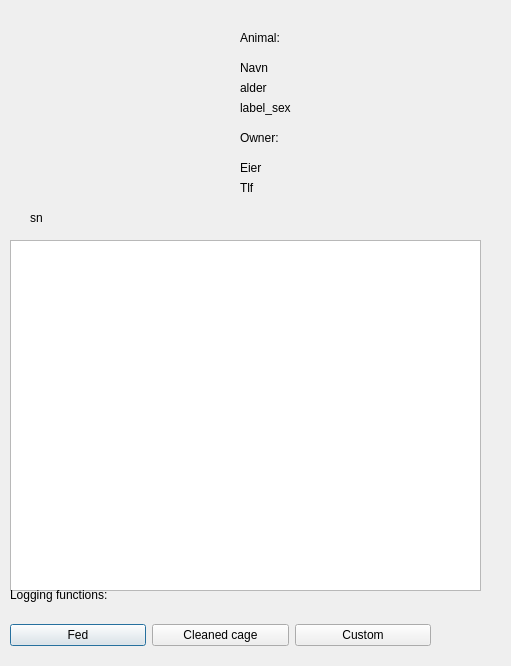
<?xml version="1.0" encoding="UTF-8"?>
<ui version="4.0">
 <class>AnimalProfilWindow</class>
 <widget class="QDialog" name="AnimalProfilWindow">
  <property name="geometry">
   <rect>
    <x>0</x>
    <y>0</y>
    <width>511</width>
    <height>666</height>
   </rect>
  </property>
  <property name="windowTitle">
   <string>Dialog</string>
  </property>
  <widget class="QLabel" name="labelImg">
   <property name="geometry">
    <rect>
     <x>30</x>
     <y>30</y>
     <width>181</width>
     <height>171</height>
    </rect>
   </property>
   <property name="text">
    <string/>
   </property>
  </widget>
  <widget class="QLabel" name="label_name">
   <property name="geometry">
    <rect>
     <x>240</x>
     <y>60</y>
     <width>211</width>
     <height>16</height>
    </rect>
   </property>
   <property name="text">
    <string>Navn</string>
   </property>
  </widget>
  <widget class="QLabel" name="label_age">
   <property name="geometry">
    <rect>
     <x>240</x>
     <y>80</y>
     <width>201</width>
     <height>16</height>
    </rect>
   </property>
   <property name="text">
    <string>alder</string>
   </property>
  </widget>
  <widget class="QLabel" name="label_owner">
   <property name="geometry">
    <rect>
     <x>240</x>
     <y>160</y>
     <width>211</width>
     <height>16</height>
    </rect>
   </property>
   <property name="text">
    <string>Eier</string>
   </property>
  </widget>
  <widget class="QLabel" name="labe_tlf">
   <property name="geometry">
    <rect>
     <x>240</x>
     <y>180</y>
     <width>55</width>
     <height>16</height>
    </rect>
   </property>
   <property name="text">
    <string>Tlf</string>
   </property>
  </widget>
  <widget class="QLabel" name="label">
   <property name="geometry">
    <rect>
     <x>240</x>
     <y>30</y>
     <width>55</width>
     <height>16</height>
    </rect>
   </property>
   <property name="text">
    <string>Animal:</string>
   </property>
  </widget>
  <widget class="QLabel" name="label_2">
   <property name="geometry">
    <rect>
     <x>240</x>
     <y>130</y>
     <width>55</width>
     <height>16</height>
    </rect>
   </property>
   <property name="text">
    <string>Owner:</string>
   </property>
  </widget>
  <widget class="QTableView" name="tableView_log">
   <property name="geometry">
    <rect>
     <x>10</x>
     <y>240</y>
     <width>471</width>
     <height>351</height>
    </rect>
   </property>
   <property name="autoScrollMargin">
    <number>0</number>
   </property>
   <property name="showGrid">
    <bool>false</bool>
   </property>
   <property name="cornerButtonEnabled">
    <bool>true</bool>
   </property>
   <attribute name="horizontalHeaderCascadingSectionResizes">
    <bool>true</bool>
   </attribute>
   <attribute name="horizontalHeaderDefaultSectionSize">
    <number>180</number>
   </attribute>
   <attribute name="horizontalHeaderStretchLastSection">
    <bool>true</bool>
   </attribute>
  </widget>
  <widget class="QWidget" name="horizontalLayoutWidget">
   <property name="geometry">
    <rect>
     <x>10</x>
     <y>610</y>
     <width>421</width>
     <height>51</height>
    </rect>
   </property>
   <layout class="QHBoxLayout" name="horizontalLayout">
    <item>
     <widget class="QPushButton" name="btnLogFood">
      <property name="text">
       <string>Fed</string>
      </property>
     </widget>
    </item>
    <item>
     <widget class="QPushButton" name="btnLogClean">
      <property name="text">
       <string>Cleaned cage</string>
      </property>
     </widget>
    </item>
    <item>
     <widget class="QPushButton" name="btnLogCustom">
      <property name="text">
       <string>Custom</string>
      </property>
     </widget>
    </item>
   </layout>
  </widget>
  <widget class="QLabel" name="label_3">
   <property name="geometry">
    <rect>
     <x>10</x>
     <y>570</y>
     <width>112</width>
     <height>49</height>
    </rect>
   </property>
   <property name="text">
    <string>Logging functions: </string>
   </property>
  </widget>
  <widget class="QLabel" name="label_sex">
   <property name="geometry">
    <rect>
     <x>240</x>
     <y>100</y>
     <width>55</width>
     <height>16</height>
    </rect>
   </property>
   <property name="text">
    <string>label_sex</string>
   </property>
  </widget>
  <widget class="QLabel" name="label_specialNeeds">
   <property name="geometry">
    <rect>
     <x>30</x>
     <y>210</y>
     <width>431</width>
     <height>16</height>
    </rect>
   </property>
   <property name="text">
    <string>sn</string>
   </property>
  </widget>
 </widget>
 <resources/>
 <connections/>
</ui>
